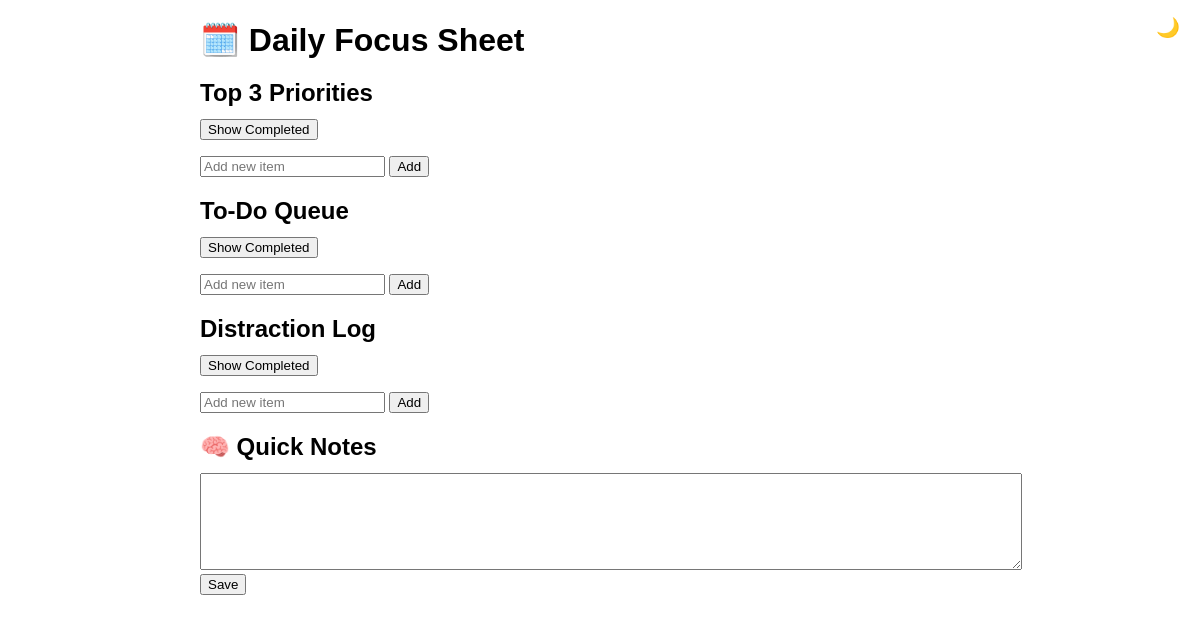
The app's page /focus, older data.
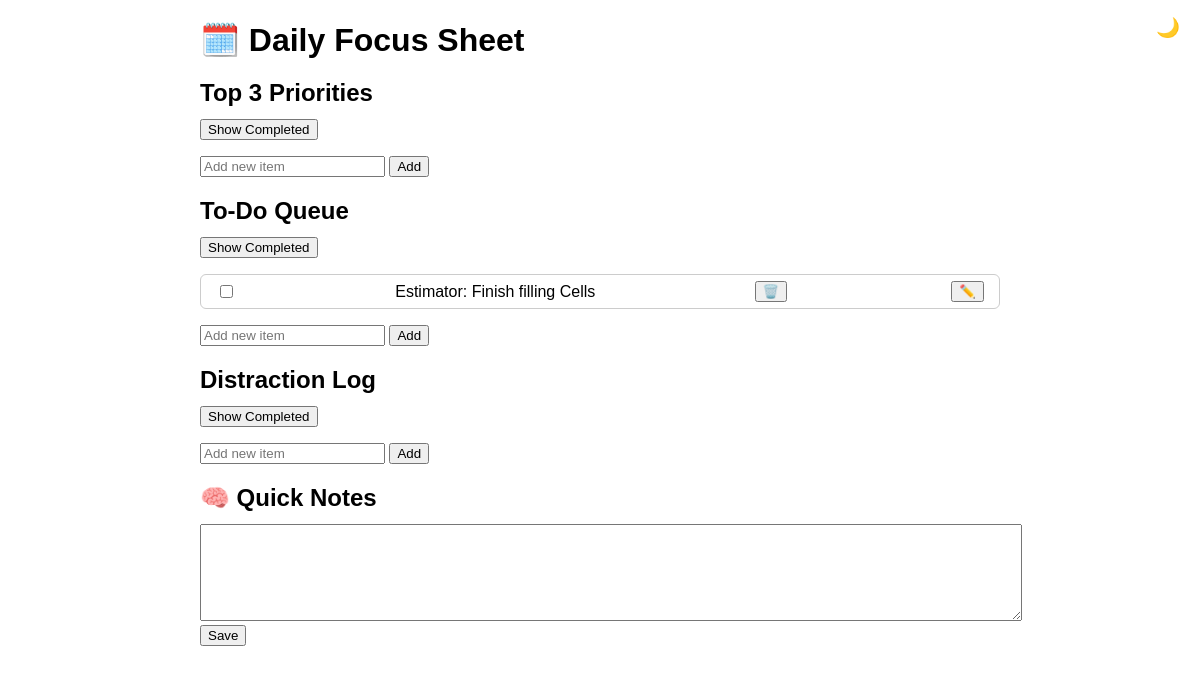
The same page, newer data.
### app.py (models this page shows)
class Task(db.Model):
    id = db.Column(db.Integer, primary_key=True)
    content = db.Column(db.String(200), nullable=False)
    category = db.Column(db.String(50), nullable=False)  # top3, todo, distractions
    timestamp = db.Column(db.DateTime, default=datetime.utcnow)
    task_date = db.Column(db.Date, default=date.today)
    completed = db.Column(db.Boolean, default=False)
    position = db.Column(db.Integer, default=0)  # for drag-to-reorder

### app.py (the view, shortened to what this page needs)
@app.route("/focus", methods=["GET", "POST"])
def focus():
    editing_id = request.args.get("edit_id", type=int)
    top3 = Task.query.filter_by(category="top3", task_date=date.today()).order_by(Task.position).all()
    todo = Task.query.filter_by(category="todo", task_date=date.today()).order_by(Task.position).all()
    distractions = Task.query.filter_by(category="distractions", task_date=date.today()).order_by(Task.position).all()
    note = Note.query.filter_by(note_date=date.today()).first()
    return render_template("focused.html", top3=top3, todo=todo, distractions=distractions, note=note, editing_id=editing_id)

### templates/focused.html (shortened to what this page needs)
<!DOCTYPE html>
<html lang="en">
<head>
  <link rel="stylesheet" href="{{ url_for('static', filename='styles.css') }}">
</head>
<body>
  <h1>🗓️ Daily Focus Sheet</h1>
  {% for label, key, items in [('Top 3 Priorities', 'top3', top3), ('To-Do Queue', 'todo', todo), ('Distraction Log', 'distractions', distractions)] %}
    <h2>{{ label }}</h2>
    <button onclick="toggleCompleted(this)">Show Completed</button>
    <ul id="{{ key }}-list">
      {% for item in items %}
        {% set is_editing = editing_id == item.id %}
        <li class="task-row drag-handle {% if item.completed %}completed-item hidden{% endif %}" data-id="{{ item.id }}">
          <form method="POST">
            <input type="checkbox" onChange="this.form.submit()" {% if item.completed %}checked{% endif %}>
          </form>
          {% if is_editing %}
            <form method="POST">
              <input name="item" value="{{ item.content }}">
              <input type="hidden" name="section" value="edit">
              <input type="hidden" name="task_id" value="{{ item.id }}">
              <button type="submit">💾</button>
            </form>
          {% else %}
            <span class="{% if item.completed %}completed{% endif %}">{{ item.content }}</span>
            <form method="POST">
              <button type="submit">🗑️</button>
            </form>
            <form method="GET">
              <button type="submit">✏️</button>
            </form>
          {% endif %}
        </li>
      {% endfor %}
    </ul>
    <form method="POST">
      <input name="item" placeholder="Add new item">
      <button type="submit">Add</button>
    </form>
  {% endfor %}
  <h2>🧠 Quick Notes</h2>
  <form method="POST">
    <textarea name="item" rows="5">{{ note.content if note else '' }}</textarea>
    <button type="submit">Save</button>
  </form>
</body>
</html>

### static/styles.css (style rules this page uses)
body { font-family: sans-serif; max-width: 800px; margin: 20px auto; padding: 0 20px; }
h1, h2 { margin-bottom: 0.5em; }
ul { list-style: none; padding: 0; }
.task-row { display: flex; justify-content: space-between; align-items: center; margin-bottom: 6px; padding: 6px 10px; border: 1px solid #ccc; border-radius: 6px; }
.task-row form { margin: 0 5px; }
textarea { width: 100%; padding: 10px; font-size: 1em; }
button { cursor: pointer; }
.drag-handle { cursor: grab; }

Row changes from the older to the newer data that the page shows:
added Task: content "Estimator: Finish filling Cells"
